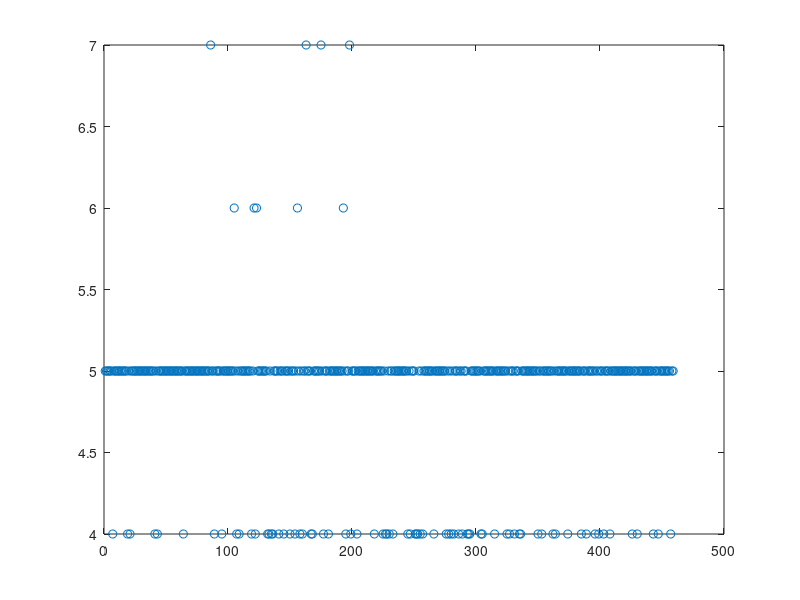

The MATLAB source for this figure:
load('outputs')

model_list={'1lr1b','2lr1b','1lr2b','2lr2b','1lr1s','2lr1s','1lr2s',...
    '2lr2s','1lr1s1lapse','2lr1s1lapse','1lr2s1lapse','2lr2s1lapse'};

for model=1:length(model_list)    
    disp(model_list{model})
    a=cell2mat(getfield(outputs_map,strcat('map_',model_list{model})));
    success=[a.localSolverSuccess];
    plot(success,'o');
    disp(sum(find(success~=20)));
end 
